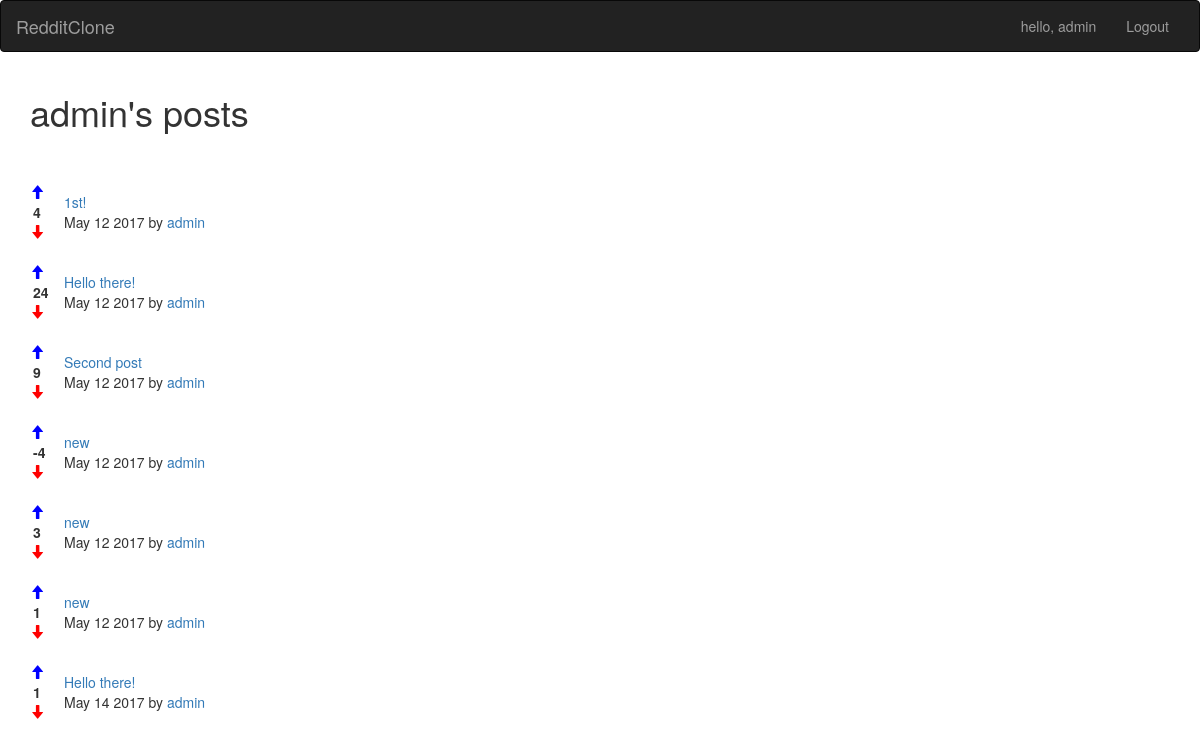
/posts/user/1 (signed in), run on the app's committed database.
### posts/models.py (models this page shows)
class Posts(models.Model):
    title = models.CharField(max_length=200)
    url = models.TextField()
    pub_date = models.DateTimeField()
    author = models.ForeignKey(User)
    votes_total = models.IntegerField(default=1)
    def pub_date_pretty(self):
        return self.pub_date.strftime('%b %e %Y')

### posts/views.py (the view)
# urls.py: url(r'^user/(?P<fk>[0-9]+)', views.userposts, name='userposts'),
def userposts(request, fk):
    posts = Posts.objects.filter(author__id=fk).order_by('pub_date')
    author = User.objects.get(pk=fk)
    return render(request, 'posts/userposts.html', {'posts': posts, 'author': author})

### posts/templates/posts/userposts.html (shortened to what this page needs)
{% extends 'base.html' %}
{% block content %}
<h1>{{ author.username }}'s posts</h1>
<br>
{% for post in posts.all %}
<table>
	<tr>
		<td>
			<a href="#" onClick="document.getElementById('upvote{{ post.id }}').submit()">
				<span class="glyphicon glyphicon-arrow-up" aria-hidden="true" style="padding-right: 20px; color: blue;"></span>
			</a>
			<br><strong style="padding-left: 3px;">{{ post.votes_total }}</strong><br>
			<a href="#" onClick="document.getElementById('downvote{{ post.id }}').submit()">
			<span class="glyphicon glyphicon-arrow-down" aria-hidden="true" style="color: red;"></span>
			</a>
		</td>
		<td>
			<a href="{{ post.url }}" target="_blank">{{ post.title }}</a>
			<br>{{ post.pub_date_pretty }} by <a href="{% url 'posts:userposts' post.author.id %}">{{ post.author.username }}</a>
		</td>
	</tr>
	<br>
</table>
{% endfor %}
{% endblock %}

### templates/base.html (shortened to what this page needs)
<!DOCTYPE html>
<html lang="en">
  <head>
    <link rel="stylesheet" href="https://maxcdn.bootstrapcdn.com/bootstrap/3.3.7/css/bootstrap.min.css">
  </head>
  <body>
    <nav class="navbar navbar-inverse">
      <div class="container-fluid">
        <div class="navbar-header">
          <a class="navbar-brand" href="{% url 'home' %}">RedditClone</a>
        </div>
        <div class="collapse navbar-collapse" id="mynav">
          <ul class="nav navbar-nav navbar-right">
            {% if user.is_authenticated %}
            <li><a href="{% url 'posts:userposts' user.id %}">hello, {{ request.user.username }}</a></li>
            <li><a href="#" onClick="document.getElementById('logout').submit()">Logout</a></li>
            {% else %}
            <li><a href="{% url 'accounts:signup' %}">Signup</a></li>
            <li><a href="{% url 'accounts:login' %}">Login</a></li>
            {% endif %}
          </ul>
        </div>
      </div>
    </nav>
    <div class="container">
      {% block content %}
      {% endblock %}
    </div>
  </body>
</html>

### data on the page
Posts: votes_total "4", title "1st!", pub_date_pretty "May 12 2017", author.username "admin"
Posts: votes_total "24", title "Hello there!", pub_date_pretty "May 12 2017", author.username "admin"
Posts: votes_total "9", title "Second post", pub_date_pretty "May 12 2017", author.username "admin"
Posts: votes_total "-4", title "new", pub_date_pretty "May 12 2017", author.username "admin"
Posts: votes_total "3", title "new", pub_date_pretty "May 12 2017", author.username "admin"
Posts: votes_total "1", title "new", pub_date_pretty "May 12 2017", author.username "admin"
Posts: votes_total "1", title "Hello there!", pub_date_pretty "May 14 2017", author.username "admin"

### other printed values
{{ request.user.username }} "admin"
{{ author.username }} "admin"
